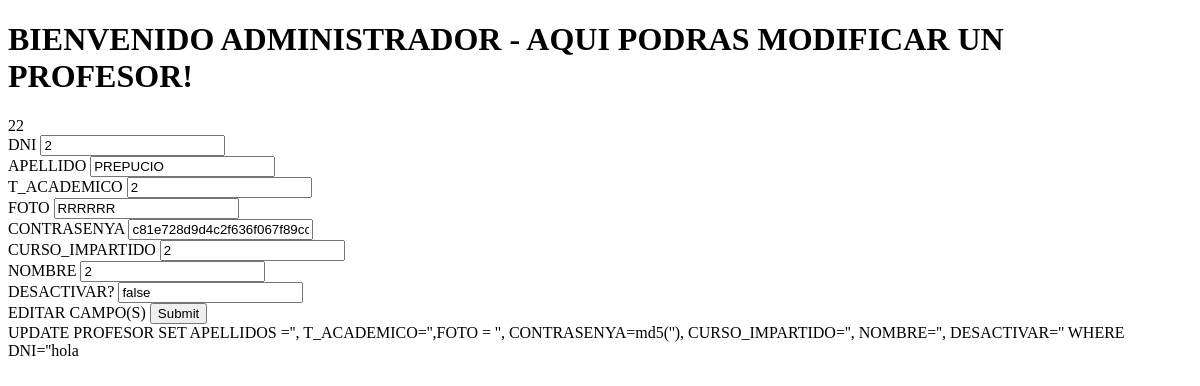
/modificar_profesor.php?DNI=2, run on an earlier commit of the app's database.
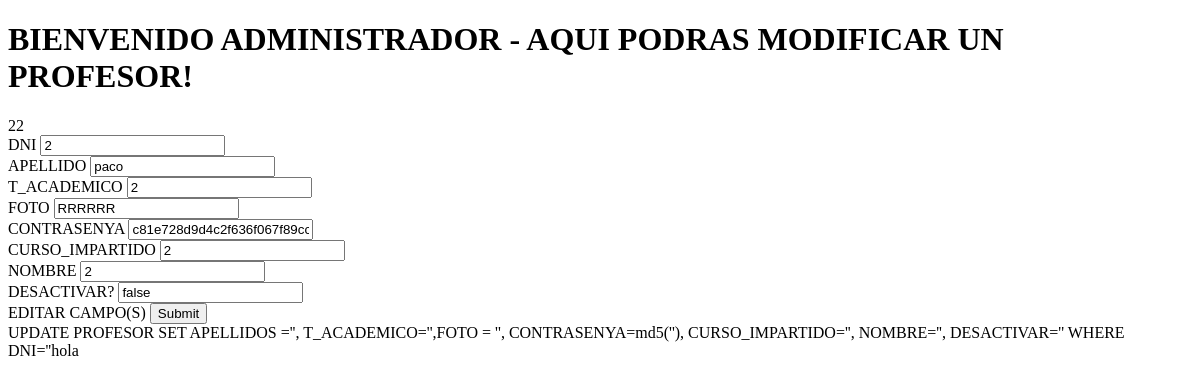
And on a later commit of the database.
### tables this page shows
CREATE TABLE `PROFESOR` (
  `DNI` varchar(20) NOT NULL,
  `APELLIDOS` varchar(20) DEFAULT NULL,
  `T_ACADEMICO` varchar(20) DEFAULT NULL,
  `FOTO` varchar(200) DEFAULT NULL,
  `CONTRASENYA` varchar(40) DEFAULT NULL,
  `CURSO_IMPARTIDO` varchar(20) DEFAULT NULL,
  `NOMBRE` varchar(20) DEFAULT NULL,
  `DESACTIVAR` varchar(20) DEFAULT NULL,
  PRIMARY KEY (`DNI`)
);

### modificar_profesor.php (the view, shortened to what this page needs)
<!DOCTYPE html>
<html lang="en">
<head>
</head>
<body>
<h1>BIENVENIDO ADMINISTRADOR - AQUI PODRAS MODIFICAR UN PROFESOR!</h1>
<?php
$IP = "192.168.1.37";
$BASE_DATOS = "infoBDN";
$USUARIO="administrador";
$PASSWD ="1234";
$CONEXION = mysqli_connect($IP,$USUARIO,$PASSWD,$BASE_DATOS);
$DNI =$_POST["dni"];
$APELLIDO =$_POST["apellido"];
$T_ACADEMICO =$_POST["t_academico"];
$FOTO =$_POST["foto"];
$CONTRASENYA =$_POST["contrasenya"];
$CURSO_IMPARTIDO=$_POST["curso_impartido"];
$NOMBRE=$_POST["nombre"];
$DESACTIVAR=$_POST["desactivar"];
$QUERY= "SELECT * FROM PROFESOR WHERE DNI = '".$_GET['DNI']."'";
$result = mysqli_query($CONEXION,$QUERY);
$profesor = mysqli_fetch_assoc($result);
echo $profesor['DNI'];
echo $profesor['NOMBRE'];
?>
<form method="post">
    DNI <input type ="text" name="dni" readonly="readonly" value="<?php echo $profesor['DNI'];?>"><br>
    APELLIDO <input type="text"  name ="apellido" value="<?php echo $profesor['APELLIDOS'];?>"><br>
    T_ACADEMICO <input type="text"  name="t_academico"value="<?php echo $profesor['T_ACADEMICO'];?>"><br>
    FOTO <input type="text"  name="foto"value="<?php echo $profesor['FOTO'];?>"><br>
    CONTRASENYA <input type="text" name="contrasenya" value="<?php echo $profesor['CONTRASENYA'];?>"><br>
    CURSO_IMPARTIDO <input type="text" name="curso_impartido" value="<?php echo $profesor['CURSO_IMPARTIDO'];?>"><br>
    NOMBRE <input type="text" name="nombre" value="<?php echo $profesor['NOMBRE'];?>"><br>
    DESACTIVAR? <input type="text" name="desactivar" value="<?php echo $profesor['DESACTIVAR'];?>"><br>
    EDITAR CAMPO(S) <input type="submit"><br>
</form>
<?php
$SQL = "UPDATE PROFESOR SET  APELLIDOS ='{$APELLIDO}', T_ACADEMICO='{$T_ACADEMICO}',FOTO = '{$FOTO}', CONTRASENYA=md5('{$CONTRASENYA}'), CURSO_IMPARTIDO='{$CURSO_IMPARTIDO}', NOMBRE='{$NOMBRE}', DESACTIVAR='{$DESACTIVAR}' WHERE DNI='{$DNI}'";
echo $SQL;
    echo "hola";
?>
</body>
</html>

What changed in the data, as far as the page shows it:
changed profesor "c81e728d9d4c2f636f067f89cc14862c": apellido "PREPUCIO" → "paco"
